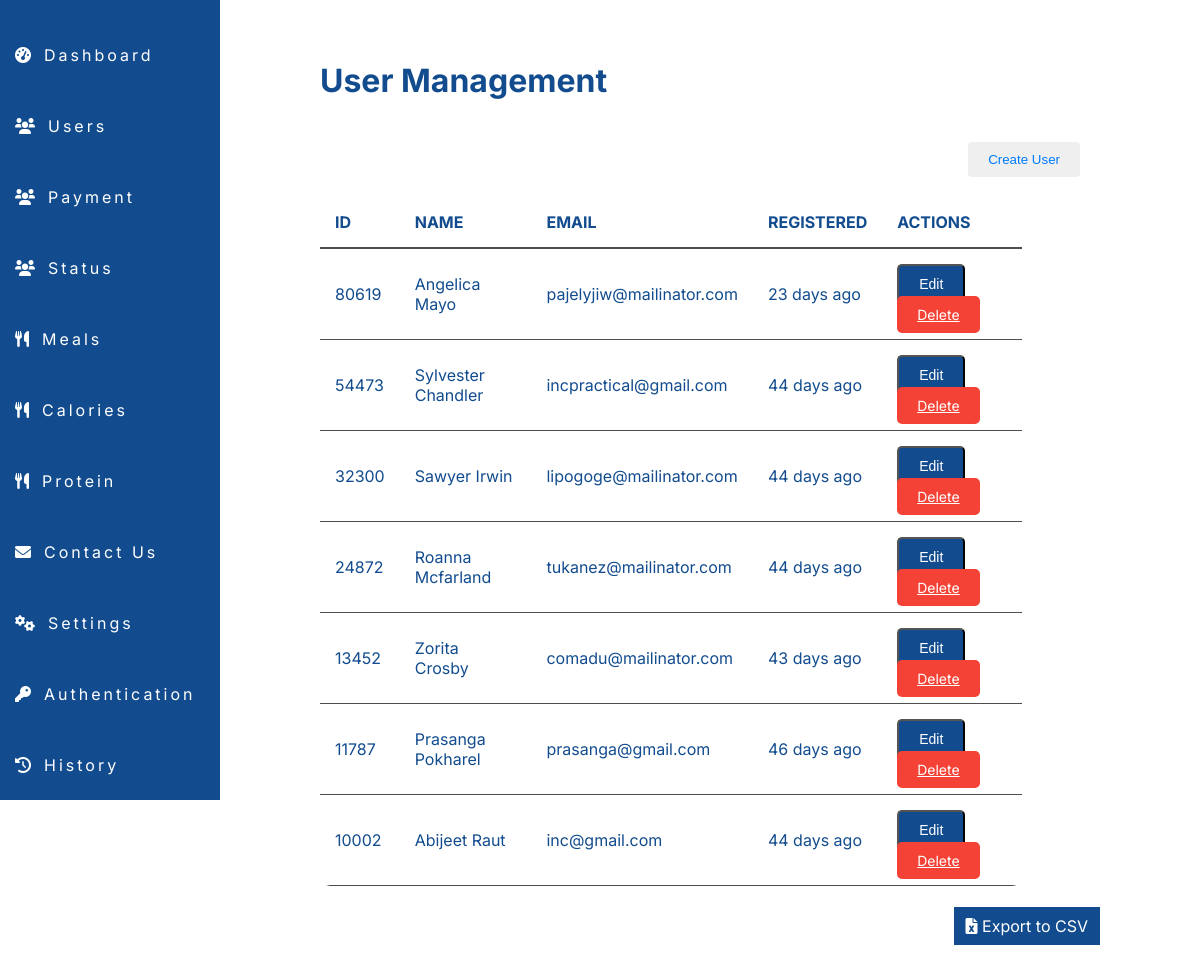
/admin/user.php (signed in), run on the app's committed database.
### tables this page shows
CREATE TABLE `users` (
  `id` int(11) NOT NULL,
  `user_id` int(11) NOT NULL,
  `name` varchar(100) NOT NULL,
  `email` varchar(100) NOT NULL,
  `password` varchar(255) NOT NULL,
  `age` int(11) NOT NULL,
  `weight` decimal(5,2) NOT NULL,
  `height` int(11) NOT NULL,
  `activity` enum('normal','intermediate','highly_active') NOT NULL,
  `profile_picture` varchar(255) DEFAULT NULL,
  `registration_time` timestamp NOT NULL DEFAULT current_timestamp(),
  `status` varchar(10) DEFAULT 'inactive',
  `role` varchar(50) DEFAULT 'user',
  `google_auth_secret` varchar(32) DEFAULT NULL,
  `verified` enum('Unverified','Verified') DEFAULT 'Unverified',
  `muscle_protein` double DEFAULT NULL,
  `normal_protein` double DEFAULT NULL
);

### admin/user.php (the view, shortened to what this page needs)
<?php
include 'db_connection.php';
$query_users = "SELECT user_id, name, email, registration_time FROM users ORDER BY user_id DESC";
$stmt_users = $pdo->prepare($query_users);
$stmt_users->execute();
$users = $stmt_users->fetchAll(PDO::FETCH_ASSOC);
function daysAgo($registration_time) {
    $current_time = time();
    $registration_timestamp = strtotime($registration_time);
    $days = ($current_time - $registration_timestamp) / (60 * 60 * 24);
    return round($days);
}
include 'navbar.php';
?>
<!DOCTYPE html>
<html lang="en">
<head>
    <link rel="stylesheet" href="./cssadmin/user.css">
    <link rel="stylesheet" href="https://cdnjs.cloudflare.com/ajax/libs/font-awesome/6.0.0/css/all.min.css">
</head>
<body>
    <div class="main-container">
        <div class="container">
            <div class="content">
                <h1>User Management</h1>
                <button class="usr" id="openRegisterModal" onclick="openRegisterModal()">Create User</button>
                <table>
                    <thead>
                        <tr>
                            <th>ID</th>
                            <th>Name</th>
                            <th>Email</th>
                            <th>Registered</th>
                            <th>Actions</th>
                        </tr>
                    </thead>
                    <tbody>
                        <?php foreach ($users as $user): ?>
                            <tr>
                                <td><?php echo $user['user_id']; ?></td>
                                <td><?php echo htmlspecialchars($user['name']); ?></td>
                                <td><?php echo htmlspecialchars($user['email']); ?></td>
                                <td><?php echo daysAgo($user['registration_time']) . ' days ago'; ?></td>
                                <td>
                                    <button class="action-button edit-button" onclick="openEditModal(<?php echo $user['user_id']; ?>, '<?php echo htmlspecialchars($user['name']); ?>', '<?php echo htmlspecialchars($user['email']); ?>')">Edit</button>
                                    <a class="action-button delete-button" href="userdelete.php?user_id=<?php echo htmlspecialchars($user['user_id']); ?>">Delete</a>
                                </td>
                            </tr>
                        <?php endforeach; ?>
                    </tbody>
                </table>
                <div class="export-button-container" style="text-align: right;">
                    <a href="export_users.php" class="csv">
                        <i class="fas fa-file-excel"></i> Export to CSV
                    </a>
                </div>
            </div>
        </div>
    </div>
</body>
</html>

### admin/cssadmin/user.css (style rules this page uses)
body { background-color: #ffffff; color: #124c8e; font-family: 'Inter', sans-serif; margin: 0px; Padding: 0px; }
.container { display: flex; background-color: #ffffff; border-radius: 10px; padding: 20px; margin-top: 0%; margin: 0px 5%; }
.export-button-container { margin: 30px auto; }
.csv { background-color: #124c8e; border: 0px; text-decoration: none; padding: 9px 12px; color: rgb(255, 255, 255); }
.content { flex-grow: 1; padding: 20px; }
table { width: 90%; border-collapse: collapse; background-color: #ffffff; border-radius: 10px; overflow: hidden; }
th { background-color: white; color: #124c8e; padding: 15px; text-align: left; text-transform: uppercase; border-bottom: 2px solid #4e4e4e; }
td { padding: 15px; border-bottom: 1px solid #4e4e4e; }
tr:nth-child(even) { background-color: #ffffff; }
.action-button { padding: 10px 20px; border-radius: 5px; font-size: 14px; transition: background-color 0.3s; cursor: pointer; }
.edit-button { background-color: #124c8e; color: white; }
.delete-button { background-color: #f44336; color: white; }
.usr { padding: 10px 20px; border: none; border-radius: 4px; background-color: none; color: #007bff; cursor: pointer; transition: background-color 0.3s; float: right; display: flex; margin: 20px; }

### admin/navbar.php (style rules this page uses)
.content { margin-left: 220px; transition: margin-left 0.5s ease; }

### data on the page
users: user "80619", name "Angelica Mayo", email "pajelyjiw@mailinator.com", registration_time "23"
users: user "54473", name "Sylvester Chandler", email "incpractical@gmail.com", registration_time "44"
users: user "32300", name "Sawyer Irwin", email "lipogoge@mailinator.com", registration_time "44"
users: user "24872", name "Roanna Mcfarland", email "tukanez@mailinator.com", registration_time "44"
users: user "13452", name "Zorita Crosby", email "comadu@mailinator.com", registration_time "43"
users: user "11787", name "Prasanga Pokharel", email "prasanga@gmail.com", registration_time "46"
users: user "10002", name "Abijeet Raut", email "inc@gmail.com", registration_time "44"
